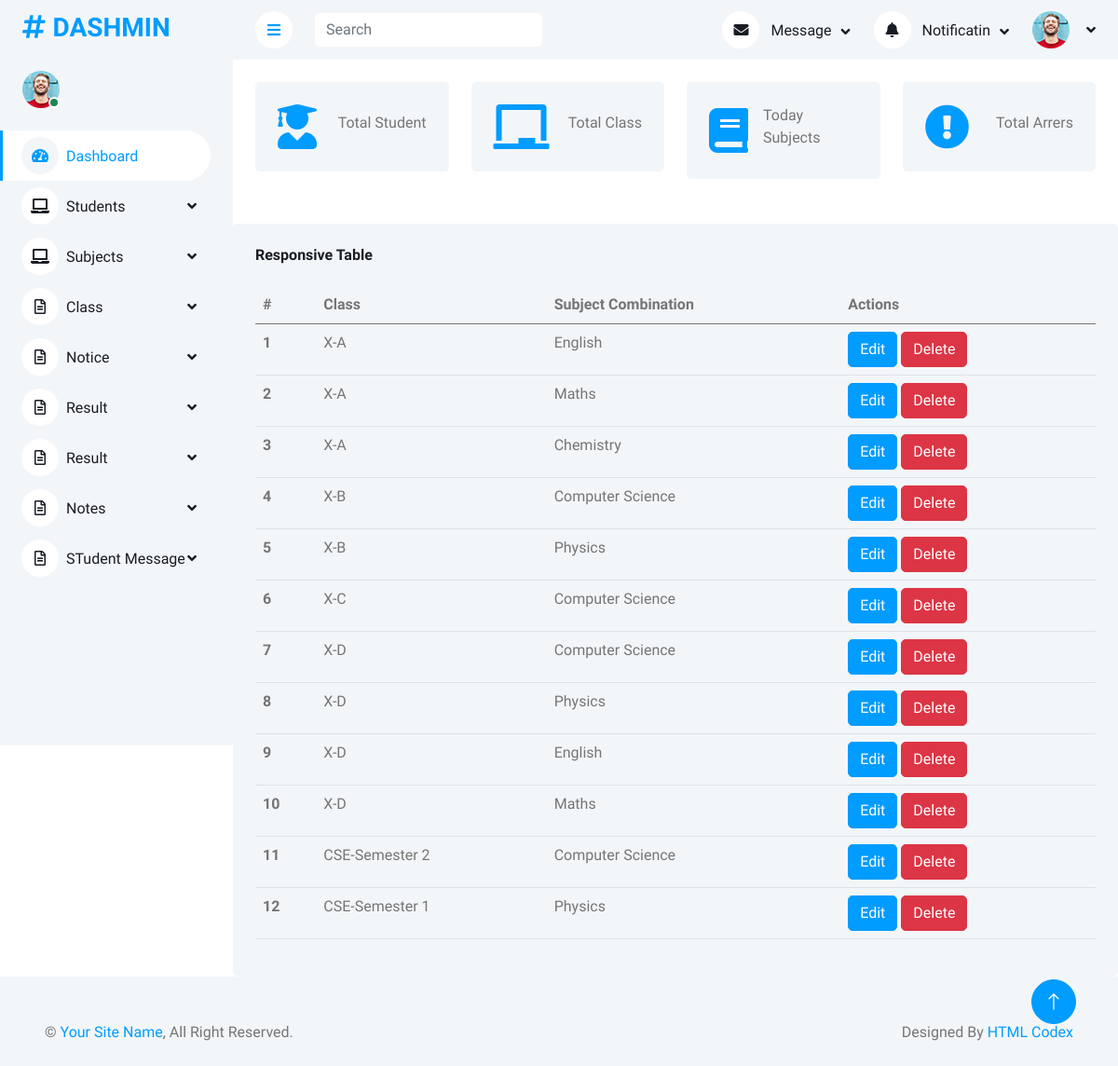
The app's page /manage/manage_subject_combination/, older data.
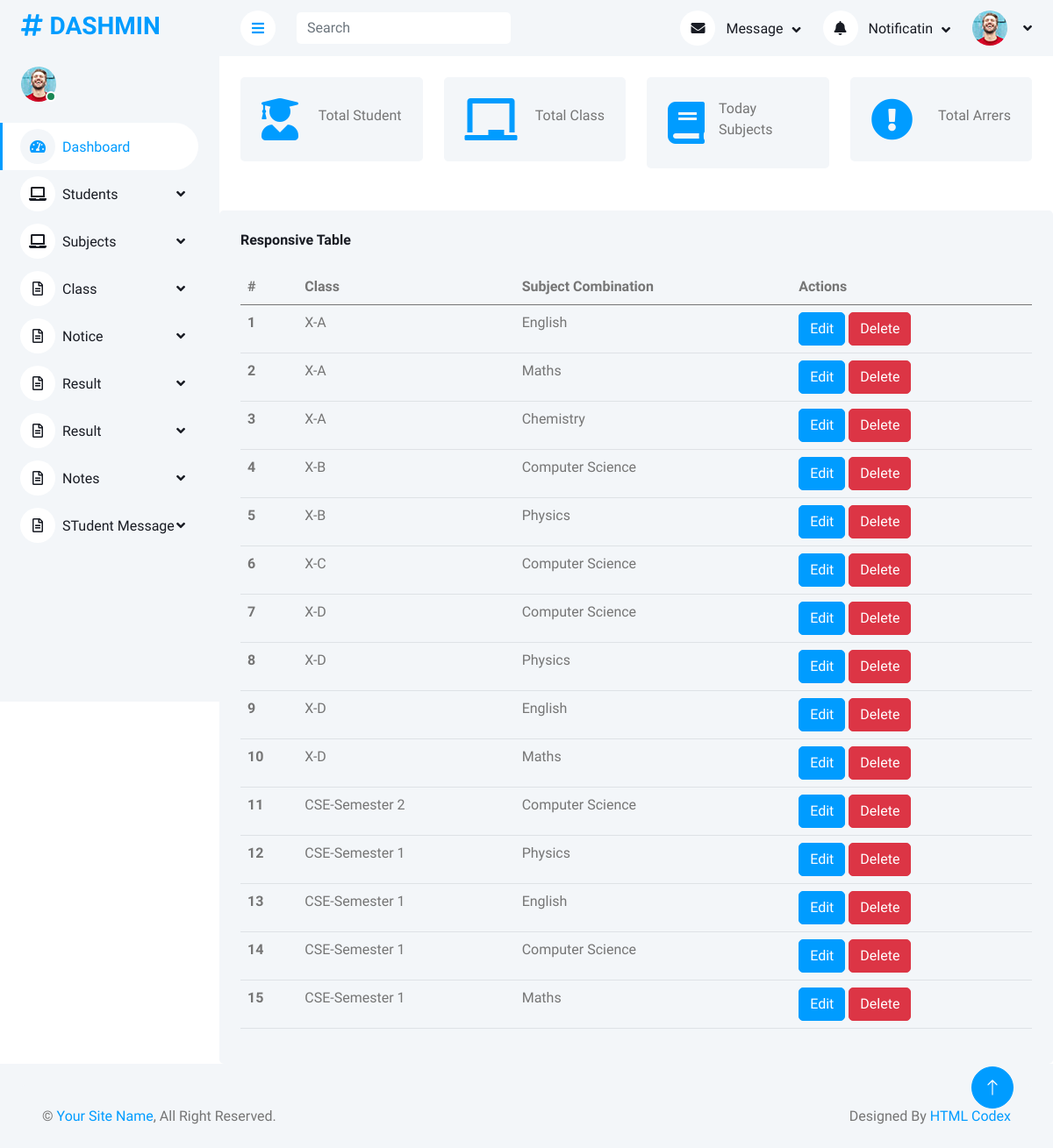
The same page, newer data.
### AdminApp/models.py (models this page shows, shortened)
class SubjectCombinationDb(models.Model):
    Class_Section=models.ForeignKey(ClassDb,on_delete=models.CASCADE,null=True,blank=True)
    Subject_Name=models.ForeignKey(SubjectDb,on_delete=models.CASCADE,null=True,blank=True)
    Created_At=models.DateTimeField(auto_now_add=True)
    Updated_At=models.DateTimeField(auto_now=True)

class ClassDb(models.Model):
    Class_Name=models.CharField(max_length=100,null=True,blank=True)
    Section=models.CharField(max_length=100,null=True,blank=True)
    Created_At=models.DateTimeField(auto_now_add=True)
    Updated_At=models.DateTimeField(auto_now=True)
    def __str__(self):
        return f"{self.Class_Name}-{self.Section}"

class SubjectDb(models.Model):
    Subject_Name=models.CharField(max_length=100,null=True,blank=True)
    Subject_Code=models.CharField(max_length=100,null=True,blank=True)
    Credit = models.IntegerField(null=True, blank=True)
    Created_At=models.DateTimeField(auto_now_add=True)
    Updated_At=models.DateTimeField(auto_now=True)
    def __str__(self):
        return self.Subject_Name

### AdminApp/views.py (the view)
# urls.py: path('manage_subject_combination/',views.manage_subject_combination,name='manage_subject_combination'),
def manage_subject_combination(request):
    data=SubjectCombinationDb.objects.all()
    return render(request,'Manage_Subject_Combination.html',{'data':data})

### AdminApp/templates/Manage_Subject_Combination.html (shortened to what this page needs)
<!DOCTYPE html>
{% extends 'Dashboard.html' %}
{% block content %}
<html lang="en">
<head>
</head>
<body>
    <div class="col-12 mt-5">
        <div class="bg-light rounded h-100 p-4">
            <h6 class="mb-4">Responsive Table</h6>
            <div class="table-responsive">
                <table class="table">
                    <thead>
                        <tr>
                            <th scope="col">#</th>
                            <th scope="col"> Class</th>
                            <th scope="col">Subject Combination</th>
                            <th scope="col">Actions</th>
                        </tr>
                    </thead>
                    <tbody>
                        {% for s in data %}
                        <tr>
                            <th scope="row">{{ forloop.counter }}</th>
                            <td>{{ s.Class_Section }}</td>
                            <td>{{ s.Subject_Name }}</td>
                            <td><a href="#" class="btn btn-primary">Edit</a>
                                <a href="{% url 'delete_subject_combination' s.id %}" class="btn btn-danger">Delete</td>
                        </tr>
                        {% endfor%}
                    </tbody>
                </table>
            </div>
        </div>
    </div>
</body>
</html>
{% endblock %}

Row changes from the older to the newer data that the page shows:
added SubjectCombinationDb: Class_Section "CSE-Semester 1", Subject_Name "English"
added SubjectCombinationDb: Class_Section "CSE-Semester 1", Subject_Name "Computer Science"
added SubjectCombinationDb: Class_Section "CSE-Semester 1", Subject_Name "Maths"
